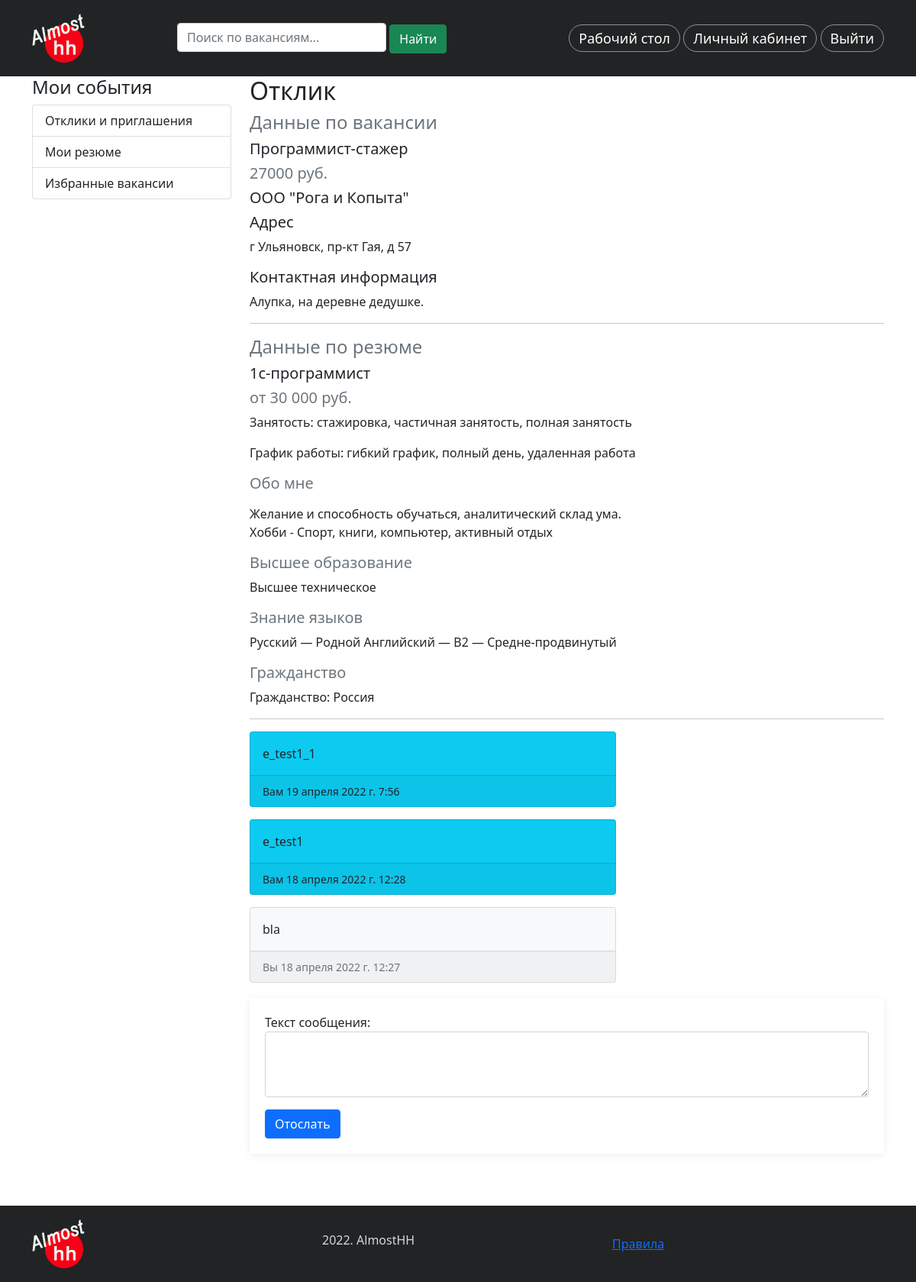
The page /portal/feedback-and-suggestion/1/ (signed in) on the database its author committed.
### portal/models.py (models this page shows, shortened)
class FeedbackAndSuggestion(models.Model):
    STATUS_CHOICES = (
        ('send', 'Отправлено'),
        ('viewed', 'Просмотрено'),
        ('invite', 'Приглашение'),
        ('failure', 'Отказ'),
    )
    vacancy = models.ForeignKey(Vacancy, on_delete=models.CASCADE,
                                related_name='suggestions', verbose_name='Вакансия')
    resume = models.ForeignKey(Resume, on_delete=models.CASCADE,
                               related_name='feedbacks', verbose_name='Резюме')
    status = models.CharField(max_length=15, choices=STATUS_CHOICES,
                              verbose_name='Статус', default='send')

class Vacancy(models.Model):
    STATUS_CHOICES = (
        ('draft', 'Черновик'),
        ('send', 'Отправлено'),
        ('published', 'Опубликовано'),
        ('rework', 'На доработку'),
    )
    title = models.CharField(max_length=100, verbose_name='Наименование')
    slug = models.SlugField(max_length=100, verbose_name='Слаг')
    salary = models.CharField(max_length=150, verbose_name='Зарплата')
    company = models.ForeignKey(CompanyCard, on_delete=models.CASCADE,
                                verbose_name='Компания',
                                related_name='vacancies')
    description = models.TextField(verbose_name='Описание вакансии')
    address = models.CharField(max_length=200, verbose_name='Адрес вакансии')
    publish = models.DateTimeField(default=timezone.now)
    created = models.DateTimeField(auto_now_add=True)
    updated = models.DateTimeField(auto_now=True)
    comment = models.TextField(verbose_name='Комментарий', blank=True)
    status = models.CharField(max_length=15, choices=STATUS_CHOICES,
                              default='draft',
                              verbose_name='Статус')
    resumes = models.ManyToManyField('Resume', through='FeedbackAndSuggestion',
                                     through_fields=('vacancy', 'resume'),
                                     related_name='vacancies')

class CompanyCard(models.Model):
    STATUS_CHOICES = (
        ('draft', 'Черновик'),
        ('send', 'Отправлено'),
        ('published', 'Опубликовано'),
        ('rework', 'На доработку'),
    )
    title = models.CharField(max_length=100, verbose_name='Наименование',
                             unique=True)
    slug = models.SlugField(max_length=100, unique=True, verbose_name='Слаг',
                            blank=True, null=True)
    description = models.TextField(max_length=700, verbose_name='Описание',
                                   blank=True)
    logo = models.ImageField(upload_to=f'companies/{slug}/', blank=True,
                             verbose_name='Лого')
    user = models.OneToOneField(User, on_delete=models.CASCADE,
                                verbose_name='Регистратор')
    contact = models.TextField(max_length=200, verbose_name='Контакты')
    publish = models.DateTimeField(default=timezone.now)
    created = models.DateTimeField(auto_now_add=True)
    updated = models.DateTimeField(auto_now=True)
    status = models.CharField(max_length=15, choices=STATUS_CHOICES,
                              default='draft',
                              verbose_name='Статус')

class Resume(models.Model):
    STATUS_CHOICES = (
        ('draft', 'Черновик'),
        ('send', 'Отправлено'),
        ('published', 'Опубликовано'),
        ('rework', 'На доработку'),
    )
    title = models.CharField(max_length=100,
                             verbose_name='Наименование вакансии')
    slug = models.SlugField(max_length=100, verbose_name='Слаг')
    salary = models.CharField(max_length=150, verbose_name='Зарплата')
    user = models.ForeignKey(User, on_delete=models.CASCADE,
                             verbose_name='Пользователь',
                             related_name='resumes')
    employment = models.CharField(max_length=150, verbose_name='Занятость')
    schedule = models.CharField(max_length=150, verbose_name='График работы')
    about_me = models.TextField(verbose_name='Обо мне')
    education = models.TextField(verbose_name='Образование')
    language = models.CharField(max_length=200, verbose_name='Знание языков')
    citizenship = models.CharField(max_length=50, verbose_name='Гражданство')
    publish = models.DateTimeField(default=timezone.now)
    created = models.DateTimeField(auto_now_add=True)
    updated = models.DateTimeField(auto_now=True)
    comment = models.TextField(verbose_name='Комментарий', blank=True)
    status = models.CharField(max_length=15, choices=STATUS_CHOICES,
                              default='draft',
                              verbose_name='Статус')

class Message(models.Model):
    text = models.TextField(max_length=1000, verbose_name='Текст', blank=True)
    sender = models.ForeignKey(User, on_delete=models.CASCADE,
                               related_name='user_messages',
                               verbose_name='Отправитель',
                               blank=True, null=True)
    feedback = models.ForeignKey(FeedbackAndSuggestion,
                                 on_delete=models.CASCADE,
                                 related_name='messages',
                                 verbose_name='Отклик')
    created = models.DateTimeField(auto_now_add=True)

### portal/views.py (the view)
# urls.py: path('feedback-and-suggestion/<int:feedback_id>/', views.feedback_detail, name='feedback_detail'),
@login_required()
def feedback_detail(request, feedback_id):
    feed = get_object_or_404(FeedbackAndSuggestion, pk=feedback_id)
    feed_messages = feed.messages.all().order_by('-created')
    if request.method == 'POST':
        mes_text = request.POST.get('message_copy').strip() if\
            request.POST.get('message_copy') else None
        if 'invite' in request.POST:
            if mes_text:
                Message.objects.create(text=mes_text, feedback=feed,
                                       sender=request.user)
            feed.status = 'invite'
            feed.save()
        elif 'failure' in request.POST:
            if mes_text:
                Message.objects.create(text=mes_text, feedback=feed,
                                       sender=request.user)
            feed.status = 'failure'
            feed.save()
        elif 'send' in request.POST:
            message_form = MessageForm(request.POST)
            if message_form.is_valid():
                message = message_form.save(commit=False)
                message.feedback = feed
                message.sender = request.user
                message.save()
                messages.success(request, 'Сообщение отослано успешно')
        else:
            if mes_text:
                Message.objects.create(text=mes_text, feedback=feed,
                                       sender=request.user)
            feed.status = 'viewed'
            feed.save()
        return redirect('portal:feedback_list')
    else:
        message_form = MessageForm()
    return render(request, 'portal/account/feedback_detail.html',
                  {'feedback': feed, 'feed_messages': feed_messages,
                   'message_form': message_form})

### portal/forms.py
class MessageForm(forms.ModelForm):
    class Meta:
        model = Message
        fields = ('text',)
        labels = {'text': 'Текст сообщения'}
        widgets = {'text': forms.widgets.Textarea(attrs={'class': 'form-control',
                                                         'rows': 3})}

### portal/templates/portal/account/feedback_detail.html (shortened to what this page needs)
{% extends "news/base.html" %}
{% block content %}
<div class="container">
    <div class="row">
        <div class="col-3">
            <div class="left-menu">
                    {% include 'portal/account/includes/dashboard_menu.html' %}
            </div>
        </div>
        <div class="col-9">
            <h1>
                {% if feedback.status == 'invite' %}
                    Приглашение
                {% elif feedback.status == 'failure' %}
                    Отказ
                {% else %}
                    Отклик
                {% endif %}
            </h1>
            <div class="vacancy-detail">
                <h4 class="text-muted">Данные по вакансии</h4>
                <h5>{{ feedback.vacancy.title }}</h5>
                <p class="h5 text-muted">{{ feedback.vacancy.salary }}</p>
                <h5>{{ feedback.vacancy.company.title }}</h5>
                <h5>Адрес</h5>
                <p>{{ feedback.vacancy.address }}</p>
                <h5>Контактная информация</h5>
                <p>{{ feedback.vacancy.company.contact }}</p>
            </div>
            <hr>
            <div class="resume-detail">
                <h4 class="text-muted">Данные по резюме</h4>
                <h5>{{ feedback.resume.title }}</h5>
                <p class="h5 text-muted">{{ feedback.resume.salary }}</p>
                <p>Занятость: {{ feedback.resume.employment }}</p>
                <p>График работы: {{ feedback.resume.schedule }}</p>
                <h5 class="text-muted">Обо мне</h5>
                <p>{{ feedback.resume.about_me | linebreaks }}</p>
                <h5 class="text-muted">Высшее образование</h5>
                <p>{{ feedback.resume.education }}</p>
                <h5 class="text-muted">Знание языков</h5>
                <p>{{ feedback.resume.language }}</p>
                <h5 class="text-muted">Гражданство</h5>
                <p>{{ feedback.resume.citizenship }}</p>
            </div>
            <hr>
            {% if request.user.is_authenticated %}
                {% if feed_messages %}
                <div class="messages-list">
                    {% for message in feed_messages %}
                    {% if message.sender == request.user %}
                    <div class="message_single card text-dark bg-light mb-3" style="max-width: 30rem;">
                        <div class="card-body">
                            {{ message.text }}
                        </div>
                       <div class="card-footer text-muted">
                                <small>Вы {{ message.created }}</small>
                       </div>
                    </div>
                     {% else %}
                    <div class="message_single card text-dark bg-info mb-3" style="max-width: 30rem;">
                        <div class="card-body">
                            {{ message.text }}
                        </div>
                       <div class="card-footer">
                            <small>Вам {{ message.created }}</small>
                       </div>
                    </div>
                    {% endif %}
                    {% endfor %}
                </div>
                {% endif %}
                <form action="" method="post" name="send_message" class="send_message" id="feed_send_form">
                    {{ message_form.as_p }}
                    <button type="submit" name="send" class="btn btn-primary mt-3">Отослать</button>
                </form>
            {% endif %}
        </div>
    </div>
</div>
{% endblock %}

### news/static/news/css/news.css (style rules this page uses)
h1 { font-size: 2.0rem; }
form { margin: 20px 0; padding: 20px; border: 0; border-radius: 4px; box-shadow: 0 2px 12px #edeff0; }
.vac-item > p, .send_message > p { margin-bottom: 0; }

### rows shown on the page
FeedbackAndSuggestion: vacancy "Программист-стажер", vacancy.salary "27000 руб.", vacancy.company "ООО \"Рога и Копыта\"", vacancy.address "г Ульяновск, пр-кт Гая, д 57", vacancy.company.contact "Алупка, на деревне дедушке.", resume "1с-программист", resume.salary "от 30 000 руб.", resume.employment "стажировка, частичная занятость, полная занятость", resume.schedule "гибкий график, полный день, удаленная работа", resume.about_me "Желание и способность обучаться, аналитический склад ума. Хобби - Спорт, книги, компьютер, активный отдых", resume.education "Высшее техническое", resume.language "Русский — Родной Английский — B2 — Средне-продвинутый", resume.citizenship "Гражданство: Россия"
Message: text "e_test1_1", created "19 апреля 2022 г. 7:56"
Message: text "e_test1", created "18 апреля 2022 г. 12:28"
Message: text "bla", created "18 апреля 2022 г. 12:27"
